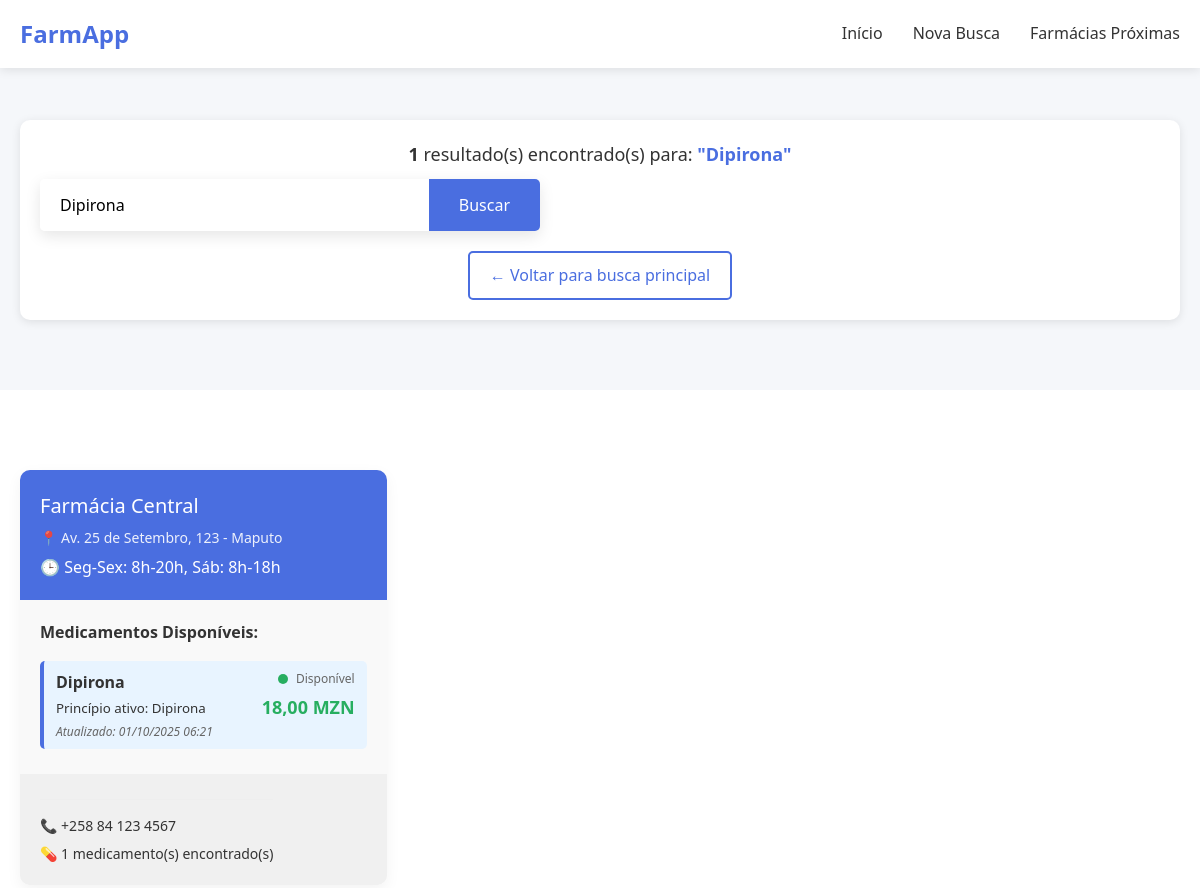
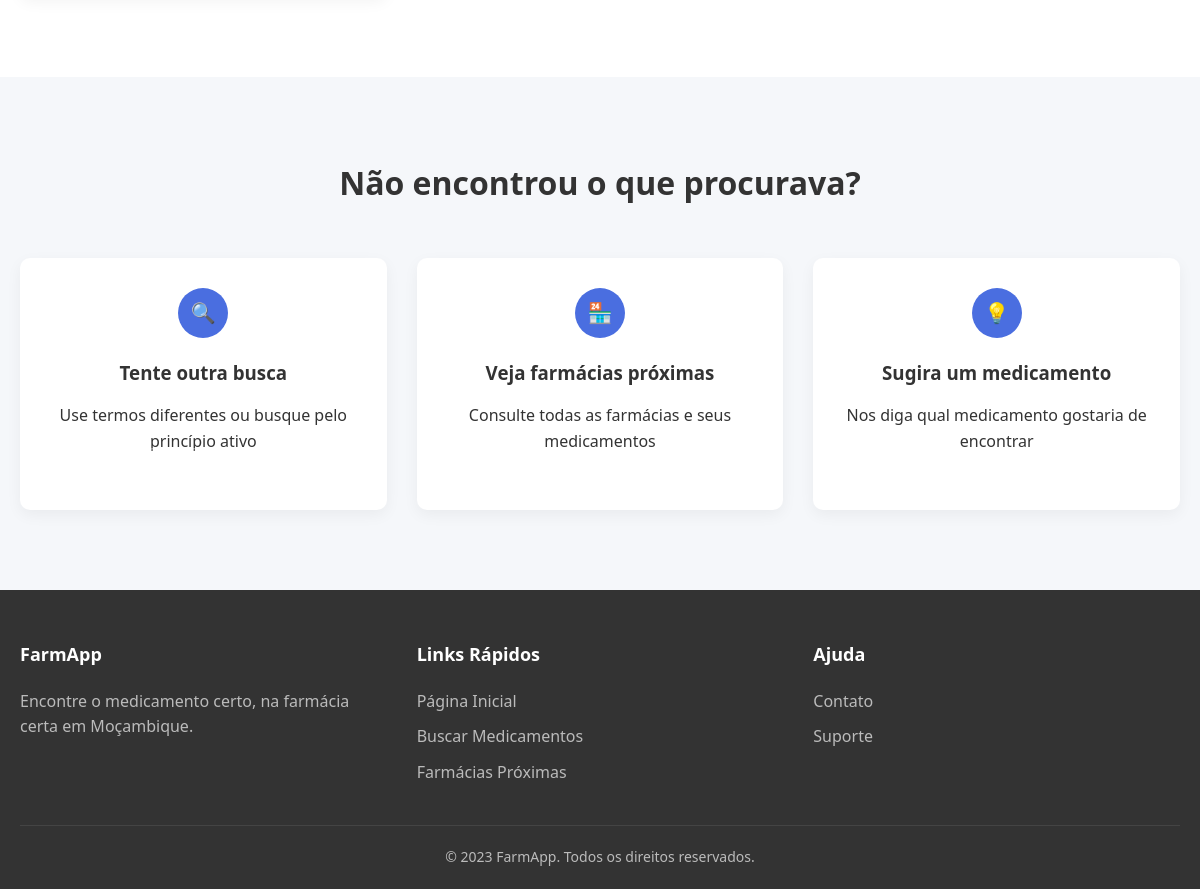
Page /publico/buscar-medicamentos.php?medicamento=Dipirona on the committed database (2 pictures, top to bottom).
### tables this page shows
CREATE TABLE IF NOT EXISTS estoque_farmacia (
    id INT AUTO_INCREMENT PRIMARY KEY,
    farmacia_id INT,
    medicamento_id INT,
    quantidade INT DEFAULT 0,
    preco DECIMAL(10, 2),
    ultima_atualizacao TIMESTAMP DEFAULT CURRENT_TIMESTAMP ON UPDATE CURRENT_TIMESTAMP,
    FOREIGN KEY (farmacia_id) REFERENCES farmacias(id) ON DELETE CASCADE,
    FOREIGN KEY (medicamento_id) REFERENCES medicamentos(id) ON DELETE CASCADE,
    UNIQUE KEY unique_estoque (farmacia_id, medicamento_id)
);

CREATE TABLE IF NOT EXISTS farmacias (
    id INT AUTO_INCREMENT PRIMARY KEY,
    nome VARCHAR(255) NOT NULL,
    endereco TEXT NOT NULL,
    latitude DECIMAL(10, 8),
    longitude DECIMAL(11, 8),
    telefone VARCHAR(20),
    email VARCHAR(255) UNIQUE NOT NULL,
    senha VARCHAR(255) NOT NULL,
    horario_funcionamento TEXT,
    aberta_24h BOOLEAN DEFAULT FALSE,
    ativo BOOLEAN DEFAULT TRUE,
    data_cadastro TIMESTAMP DEFAULT CURRENT_TIMESTAMP
);

CREATE TABLE IF NOT EXISTS medicamentos (
    id INT AUTO_INCREMENT PRIMARY KEY,
    nome VARCHAR(255) NOT NULL,
    principio_ativo VARCHAR(255),
    categoria VARCHAR(100),
    receita_obrigatoria BOOLEAN DEFAULT FALSE
);

### publico/buscar-medicamentos.php (the view, shortened to what this page needs)
<?php
$medicamento_busca = isset($_GET['medicamento']) ? trim($_GET['medicamento']) : '';
$resultados = [];
$total_resultados = 0;
$mensagem = '';
if (!empty($medicamento_busca)) {
    $database = new Database();
    $db = $database->getConnection();
    $query = "SELECT
                m.id as medicamento_id,
                m.nome as medicamento_nome,
                m.principio_ativo,
                m.categoria,
                f.id as farmacia_id,
                f.nome as farmacia_nome,
                f.endereco as farmacia_endereco,
                f.telefone as farmacia_telefone,
                f.horario_funcionamento,
                f.aberta_24h,
                e.quantidade,
                e.preco,
                e.ultima_atualizacao
              FROM medicamentos m
              JOIN estoque_farmacia e ON m.id = e.medicamento_id
              JOIN farmacias f ON e.farmacia_id = f.id
              WHERE (m.nome LIKE :medicamento OR m.principio_ativo LIKE :medicamento)
                AND e.quantidade > 0
                AND f.ativo = 1
              ORDER BY f.nome, e.quantidade DESC";
    $stmt = $db->prepare($query);
    $termo_busca = '%' . $medicamento_busca . '%';
    $stmt->bindParam(':medicamento', $termo_busca);
    $stmt->execute();
    $resultados = $stmt->fetchAll(PDO::FETCH_ASSOC);
    $total_resultados = count($resultados);
    $farmacias_agrupadas = [];
    foreach ($resultados as $resultado) {
        $farmacia_id = $resultado['farmacia_id'];
        if (!isset($farmacias_agrupadas[$farmacia_id])) {
            $farmacias_agrupadas[$farmacia_id] = [
                'farmacia_id' => $resultado['farmacia_id'],
                'farmacia_nome' => $resultado['farmacia_nome'],
                'farmacia_endereco' => $resultado['farmacia_endereco'],
                'farmacia_telefone' => $resultado['farmacia_telefone'],
                'horario_funcionamento' => $resultado['horario_funcionamento'],
                'aberta_24h' => $resultado['aberta_24h'],
                'medicamentos' => []
            ];
        }
        $farmacias_agrupadas[$farmacia_id]['medicamentos'][] = [
            'medicamento_id' => $resultado['medicamento_id'],
            'medicamento_nome' => $resultado['medicamento_nome'],
            'principio_ativo' => $resultado['principio_ativo'],
            'categoria' => $resultado['categoria'],
            'quantidade' => $resultado['quantidade'],
            'preco' => $resultado['preco'],
            'ultima_atualizacao' => $resultado['ultima_atualizacao']
        ];
    }
    $resultados = array_values($farmacias_agrupadas);
} else {
    header('Location: index.html');
    exit;
}
?>
<!DOCTYPE html>
<html lang="pt">
<head>
    <link rel="stylesheet" href="css/style.css">
</head>
<body>
    <header>
        <div class="container">
            <nav class="navbar">
                <div class="logo">
                    <a href="../index.html">FarmApp</a>
                </div>
                <ul class="nav-links">
                    <li><a href="../index.html">Início</a></li>
                    <li><a href="index.html">Nova Busca</a></li>
                    <li><a href="farmacias-proximas.php">Farmácias Próximas</a></li>
                </ul>
            </nav>
        </div>
    </header>
    <section class="search-section" style="padding: 120px 0 40px; background: #f5f7fa;">
        <div class="container">
            <div class="search-info">
                <div class="results-count">
                    <?php if ($total_resultados > 0): ?>
                        <strong><?php echo $total_resultados; ?></strong> resultado(s) encontrado(s) para:
                        <span class="search-term">"<?php echo htmlspecialchars($medicamento_busca); ?>"</span>
                    <?php else: ?>
                        Nenhum resultado para: <span class="search-term">"<?php echo htmlspecialchars($medicamento_busca); ?>"</span>
                    <?php endif; ?>
                </div>
                <form class="search-box" method="GET" action="buscar-medicamentos.php" style="max-width: 500px; margin: 0;">
                    <input type="text" name="medicamento" value="<?php echo htmlspecialchars($medicamento_busca); ?>" placeholder="Buscar outro medicamento..." required>
                    <button type="submit" class="btn">Buscar</button>
                </form>
                <div class="new-search">
                    <a href="index.html" class="btn btn-outline">← Voltar para busca principal</a>
                </div>
            </div>
        </div>
    </section>
    <section class="results-section">
        <div class="container">
            <?php if (!empty($mensagem)): ?>
                <div class="no-results">
                    <h3>😔 Nenhum resultado encontrado</h3>
                    <p><?php echo $mensagem; ?></p>
                    <div class="suggestions">
                        <h4>Sugestões:</h4>
                        <ul>
                            <li>Verifique a ortografia do medicamento</li>
                            <li>Tente buscar pelo princípio ativo</li>
                            <li>Use termos mais genéricos como "analgésico" ou "antibiótico"</li>
                            <li>Consulte <a href="farmacias-proximas.php">farmácias próximas</a> para ver todos os medicamentos disponíveis</li>
                        </ul>
                    </div>
                </div>
            <?php elseif ($total_resultados > 0): ?>
                <div class="results-grid">
                    <?php foreach ($resultados as $farmacia): ?>
                        <div class="pharmacy-card">
                            <div class="pharmacy-header">
                                <div class="pharmacy-name"><?php echo htmlspecialchars($farmacia['farmacia_nome']); ?></div>
                                <div class="pharmacy-address">📍 <?php echo htmlspecialchars($farmacia['farmacia_endereco']); ?></div>
                                <?php if ($farmacia['aberta_24h']): ?>
                                    <div class="pharmacy-status" style="color: #27ae60; margin-top: 5px;">🕒 Aberta 24 horas</div>
                                <?php else: ?>
                                    <div class="pharmacy-status" style="margin-top: 5px;">🕒 <?php echo htmlspecialchars($farmacia['horario_funcionamento']); ?></div>
                                <?php endif; ?>
                            </div>
                            <div class="pharmacy-body">
                                <h4 style="margin-bottom: 15px; color: #333;">Medicamentos Disponíveis:</h4>
                                <?php foreach ($farmacia['medicamentos'] as $medicamento): ?>
                                    <div class="medicine-match">
                                        <div style="display: flex; justify-content: between; align-items: center;">
                                            <div style="flex: 1;">
                                                <strong><?php echo htmlspecialchars($medicamento['medicamento_nome']); ?></strong>
                                                <?php if (!empty($medicamento['principio_ativo'])): ?>
                                                    <br><small>Princípio ativo: <?php echo htmlspecialchars($medicamento['principio_ativo']); ?></small>
                                                <?php endif; ?>
                                            </div>
                                            <div style="text-align: right;">
                                                <div style="display: flex; align-items: center; justify-content: flex-end; margin-bottom: 5px;">
                                                    <?php
                                                    $stock_class = 'stock-high';
                                                    $stock_text = 'Disponível';
                                                    ?>
                                                    <span class="stock-indicator <?php echo $stock_class; ?>"></span>
                                                    <span style="font-size: 12px; color: #666;"><?php echo $stock_text; ?></span>
                                                </div>
                                                <div style="font-weight: bold; color: #27ae60; font-size: 18px;">
                                                    <?php echo number_format($medicamento['preco'], 2, ',', '.'); ?> MZN
                                                </div>
                                            </div>
                                        </div>
                                        <div class="last-update">
                                            Atualizado: <?php echo date('d/m/Y H:i', strtotime($medicamento['ultima_atualizacao'])); ?>
                                        </div>
                                    </div>
                                <?php endforeach; ?>
                            </div>
                            <div class="pharmacy-footer">
                                <div class="contact-info">
                                    <p>📞 <?php echo htmlspecialchars($farmacia['farmacia_telefone']); ?></p>
                                    <p>💊 <?php echo count($farmacia['medicamentos']); ?> medicamento(s) encontrado(s)</p>
                                </div>
                            </div>
                        </div>
                    <?php endforeach; ?>
                </div>
            <?php endif; ?>
        </div>
    </section>
    <section class="how-it-works" style="background: #f5f7fa;">
        <div class="container">
            <h2>Não encontrou o que procurava?</h2>
            <div class="steps">
                <div class="step">
                    <div class="step-number">🔍</div>
                    <h3>Tente outra busca</h3>
                    <p>Use termos diferentes ou busque pelo princípio ativo</p>
                    <a href="index.html" class="btn-small">Nova Busca</a>
                </div>
                <div class="step">
                    <div class="step-number">🏪</div>
                    <h3>Veja farmácias próximas</h3>
                    <p>Consulte todas as farmácias e seus medicamentos</p>
                    <a href="farmacias-proximas.php" class="btn-small">Farmácias Próximas</a>
                </div>
                <div class="step">
                    <div class="step-number">💡</div>
                    <h3>Sugira um medicamento</h3>
                    <p>Nos diga qual medicamento gostaria de encontrar</p>
                    <a href="mailto:contato@farmapp.co.mz" class="btn-small">Sugerir</a>
                </div>
            </div>
        </div>
    </section>
    <footer>
        <div class="container">
            <div class="footer-content">
                <div class="footer-section">
                    <h3>FarmApp</h3>
                    <p>Encontre o medicamento certo, na farmácia certa em Moçambique.</p>
                </div>
                <div class="footer-section">
                    <h3>Links Rápidos</h3>
                    <a href="../index.html">Página Inicial</a>
                    <a href="index.html">Buscar Medicamentos</a>
                    <a href="farmacias-proximas.php">Farmácias Próximas</a>
                </div>
                <div class="footer-section">
                    <h3>Ajuda</h3>
                    <a href="mailto:contato@farmapp.co.mz">Contato</a>
                    <a href="mailto:suporte@farmapp.co.mz">Suporte</a>
                </div>
            </div>
            <div class="copyright">
                &copy; 2023 FarmApp. Todos os direitos reservados.
            </div>
        </div>
    </footer>
</body>
</html>

### rows in the picture
estoque_farmacia: farmacia.nome "Farmácia Central", farmacia.endereco "Av. 25 de Setembro, 123 - Maputo", farmacia.horario_funcionamento "Seg-Sex: 8h-20h, Sáb: 8h-18h", medicamento.nome "Dipirona", medicamento.principio_ativo "Dipirona", stock_text "Disponível", preco "18,00", ultima_atualizacao "01/10/2025 06:21", farmacia.telefone "+258 84 123 4567", count($farmacia['medicamentos']) "1"

### other values in the picture
$total_resultados "1"
$medicamento_busca "Dipirona"
